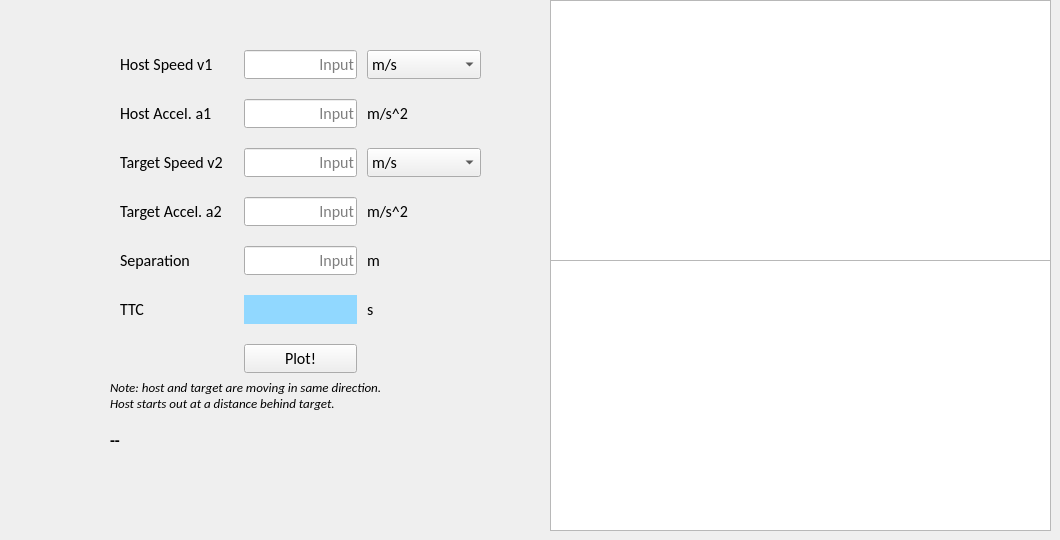
      <widget class="QWidget" name="tab_3">
       <attribute name="title">
        <string>TTC</string>
       </attribute>
       <widget class="QWidget" name="gridLayoutWidget_15">
        <property name="geometry">
         <rect>
          <x>120</x>
          <y>50</y>
          <width>361</width>
          <height>333</height>
         </rect>
        </property>
        <layout class="QGridLayout" name="gridLayout_15" columnstretch="1,1,1">
         <property name="bottomMargin">
          <number>10</number>
         </property>
         <property name="horizontalSpacing">
          <number>10</number>
         </property>
         <property name="verticalSpacing">
          <number>20</number>
         </property>
         <item row="0" column="1">
          <widget class="QLineEdit" name="input_ttc_v1">
           <property name="font">
            <font>
             <family>Calibri</family>
             <pointsize>12</pointsize>
             <bold>false</bold>
            </font>
           </property>
           <property name="alignment">
            <set>Qt::AlignRight|Qt::AlignTrailing|Qt::AlignVCenter</set>
           </property>
           <property name="dragEnabled">
            <bool>true</bool>
           </property>
           <property name="placeholderText">
            <string>Input</string>
           </property>
          </widget>
         </item>
         <item row="4" column="1">
          <widget class="QLineEdit" name="input_ttc_s">
           <property name="font">
            <font>
             <family>Calibri</family>
             <pointsize>12</pointsize>
             <bold>false</bold>
            </font>
           </property>
           <property name="alignment">
            <set>Qt::AlignRight|Qt::AlignTrailing|Qt::AlignVCenter</set>
           </property>
           <property name="dragEnabled">
            <bool>true</bool>
           </property>
           <property name="placeholderText">
            <string>Input</string>
           </property>
          </widget>
         </item>
         <item row="1" column="1">
          <widget class="QLineEdit" name="input_ttc_a1">
           <property name="font">
            <font>
             <family>Calibri</family>
             <pointsize>12</pointsize>
             <bold>false</bold>
            </font>
           </property>
           <property name="alignment">
            <set>Qt::AlignRight|Qt::AlignTrailing|Qt::AlignVCenter</set>
           </property>
           <property name="dragEnabled">
            <bool>true</bool>
           </property>
           <property name="placeholderText">
            <string>Input</string>
           </property>
          </widget>
         </item>
         <item row="0" column="2">
          <widget class="QComboBox" name="comboBox_ttc_v1">
           <property name="font">
            <font>
             <family>Calibri</family>
             <pointsize>12</pointsize>
             <bold>false</bold>
            </font>
           </property>
           <item>
            <property name="text">
             <string>m/s</string>
            </property>
           </item>
           <item>
            <property name="text">
             <string>kph</string>
            </property>
           </item>
          </widget>
         </item>
         <item row="4" column="2">
          <widget class="QLabel" name="label_28">
           <property name="font">
            <font>
             <family>Calibri</family>
             <pointsize>12</pointsize>
             <bold>false</bold>
            </font>
           </property>
           <property name="text">
            <string>m</string>
           </property>
          </widget>
         </item>
         <item row="5" column="2">
          <widget class="QLabel" name="label_29">
           <property name="font">
            <font>
             <family>Calibri</family>
             <pointsize>12</pointsize>
             <bold>false</bold>
            </font>
           </property>
           <property name="text">
            <string>s</string>
           </property>
          </widget>
         </item>
         <item row="2" column="2">
          <widget class="QComboBox" name="comboBox_ttc_v2">
           <property name="font">
            <font>
             <family>Calibri</family>
             <pointsize>12</pointsize>
             <bold>false</bold>
            </font>
           </property>
           <item>
            <property name="text">
             <string>m/s</string>
            </property>
           </item>
           <item>
            <property name="text">
             <string>kph</string>
            </property>
           </item>
          </widget>
         </item>
         <item row="5" column="0">
          <widget class="QLabel" name="label_27">
           <property name="font">
            <font>
             <family>Calibri</family>
             <pointsize>12</pointsize>
             <bold>false</bold>
            </font>
           </property>
           <property name="text">
            <string>TTC</string>
           </property>
          </widget>
         </item>
         <item row="0" column="0">
          <widget class="QLabel" name="label_24">
           <property name="font">
            <font>
             <family>Calibri</family>
             <pointsize>12</pointsize>
             <bold>false</bold>
            </font>
           </property>
           <property name="text">
            <string>Host Speed v1</string>
           </property>
          </widget>
         </item>
         <item row="1" column="0">
          <widget class="QLabel" name="label_20">
           <property name="font">
            <font>
             <family>Calibri</family>
             <pointsize>12</pointsize>
             <bold>false</bold>
            </font>
           </property>
           <property name="text">
            <string>Host Accel. a1</string>
           </property>
          </widget>
         </item>
         <item row="4" column="0">
          <widget class="QLabel" name="label_26">
           <property name="font">
            <font>
             <family>Calibri</family>
             <pointsize>12</pointsize>
             <bold>false</bold>
            </font>
           </property>
           <property name="text">
            <string>Separation</string>
           </property>
          </widget>
         </item>
         <item row="5" column="1">
          <widget class="QLabel" name="output_ttc">
           <property name="font">
            <font>
             <family>Calibri</family>
             <pointsize>12</pointsize>
             <bold>false</bold>
            </font>
           </property>
           <property name="styleSheet">
            <string notr="true">QLabel{background-color: rgb(145, 216, 255)}</string>
           </property>
           <property name="text">
            <string/>
           </property>
           <property name="alignment">
            <set>Qt::AlignRight|Qt::AlignTrailing|Qt::AlignVCenter</set>
           </property>
          </widget>
         </item>
         <item row="3" column="0">
          <widget class="QLabel" name="label_25">
           <property name="font">
            <font>
             <family>Calibri</family>
             <pointsize>12</pointsize>
             <bold>false</bold>
            </font>
           </property>
           <property name="text">
            <string>Target Accel. a2</string>
           </property>
          </widget>
         </item>
         <item row="2" column="0">
          <widget class="QLabel" name="label_23">
           <property name="font">
            <font>
             <family>Calibri</family>
             <pointsize>12</pointsize>
             <bold>false</bold>
            </font>
           </property>
           <property name="text">
            <string>Target Speed v2</string>
           </property>
          </widget>
         </item>
         <item row="2" column="1">
          <widget class="QLineEdit" name="input_ttc_v2">
           <property name="font">
            <font>
             <family>Calibri</family>
             <pointsize>12</pointsize>
             <bold>false</bold>
            </font>
           </property>
           <property name="alignment">
            <set>Qt::AlignRight|Qt::AlignTrailing|Qt::AlignVCenter</set>
           </property>
           <property name="dragEnabled">
            <bool>true</bool>
           </property>
           <property name="placeholderText">
            <string>Input</string>
           </property>
          </widget>
         </item>
         <item row="1" column="2">
          <widget class="QLabel" name="label_21">
           <property name="font">
            <font>
             <family>Calibri</family>
             <pointsize>12</pointsize>
             <bold>false</bold>
            </font>
           </property>
           <property name="text">
            <string>m/s^2</string>
           </property>
          </widget>
         </item>
         <item row="3" column="1">
          <widget class="QLineEdit" name="input_ttc_a2">
           <property name="font">
            <font>
             <family>Calibri</family>
             <pointsize>12</pointsize>
             <bold>false</bold>
            </font>
           </property>
           <property name="alignment">
            <set>Qt::AlignRight|Qt::AlignTrailing|Qt::AlignVCenter</set>
           </property>
           <property name="dragEnabled">
            <bool>true</bool>
           </property>
           <property name="placeholderText">
            <string>Input</string>
           </property>
          </widget>
         </item>
         <item row="3" column="2">
          <widget class="QLabel" name="label_22">
           <property name="font">
            <font>
             <family>Calibri</family>
             <pointsize>12</pointsize>
             <bold>false</bold>
            </font>
           </property>
           <property name="text">
            <string>m/s^2</string>
           </property>
          </widget>
         </item>
         <item row="6" column="1">
          <widget class="QPushButton" name="plot_ttc">
           <property name="font">
            <font>
             <family>Calibri</family>
             <pointsize>12</pointsize>
             <bold>false</bold>
            </font>
           </property>
           <property name="text">
            <string>Plot!</string>
           </property>
          </widget>
         </item>
        </layout>
       </widget>
       <widget class="QGraphicsView" name="graphicsView_ttc_v">
        <property name="geometry">
         <rect>
          <x>550</x>
          <y>0</y>
          <width>501</width>
          <height>261</height>
         </rect>
        </property>
       </widget>
       <widget class="QGraphicsView" name="graphicsView_ttc_s">
        <property name="geometry">
         <rect>
          <x>550</x>
          <y>260</y>
          <width>501</width>
          <height>271</height>
         </rect>
        </property>
       </widget>
       <widget class="QLabel" name="label_41">
        <property name="geometry">
         <rect>
          <x>110</x>
          <y>370</y>
          <width>361</width>
          <height>51</height>
         </rect>
        </property>
        <property name="font">
         <font>
          <family>Calibri</family>
          <pointsize>10</pointsize>
          <italic>true</italic>
          <bold>false</bold>
         </font>
        </property>
        <property name="text">
         <string>Note: host and target are moving in same direction. 
Host starts out at a distance behind target.</string>
        </property>
       </widget>
       <widget class="QLabel" name="text_ttc_outcome">
        <property name="geometry">
         <rect>
          <x>110</x>
          <y>420</y>
          <width>351</width>
          <height>41</height>
         </rect>
        </property>
        <property name="font">
         <font>
          <family>Calibri</family>
          <pointsize>12</pointsize>
          <bold>true</bold>
         </font>
        </property>
        <property name="text">
         <string>--</string>
        </property>
       </widget>
      </widget>
